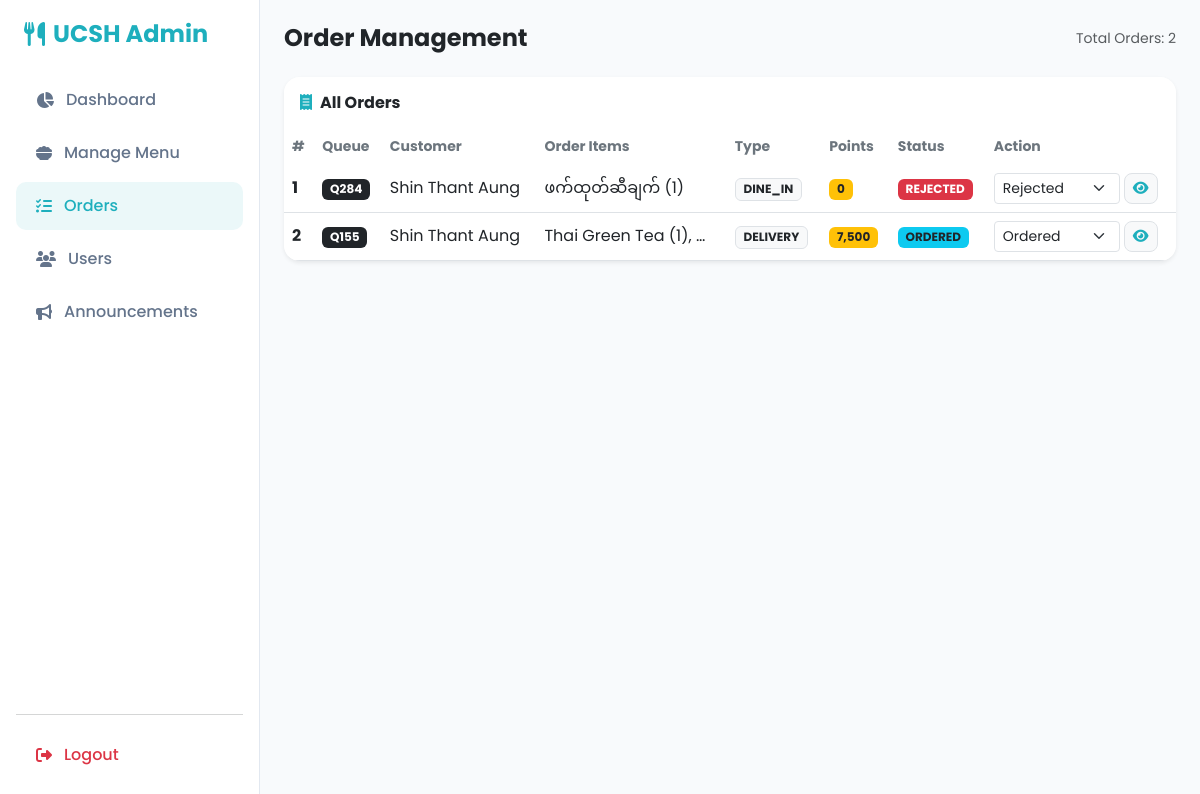
The app's page /admin/orders.php (signed in) with its own data.
### tables this page shows
CREATE TABLE `orders` (
  `orderId` int(11) NOT NULL,
  `queue_number` varchar(20) DEFAULT NULL,
  `qr_code` varchar(255) DEFAULT NULL,
  `userId` int(11) DEFAULT NULL,
  `serviceType` varchar(50) DEFAULT NULL,
  `pickupTime` varchar(50) NOT NULL,
  `specialRequest` text DEFAULT NULL,
  `trackingStatus` enum('Pending','Confirmed','Cooking','PickUp','Completed','Rejected') DEFAULT 'Pending',
  `totalAmount` int(11) NOT NULL,
  `points_used` int(11) NOT NULL DEFAULT 0,
  `voucherSent` tinyint(1) DEFAULT 0,
  `createdAt` timestamp NOT NULL DEFAULT current_timestamp(),
  `orderType` enum('dine_in','pickup','delivery') DEFAULT 'dine_in',
  `status` enum('ordered','cooking','pickup','completed','rejected','partial_rejected') DEFAULT 'ordered',
  `rejectionReason` text DEFAULT NULL,
  `rejected_items` text DEFAULT NULL,
  `updatedAt` timestamp NOT NULL DEFAULT current_timestamp() ON UPDATE current_timestamp(),
  `deliveryAddress` varchar(255) DEFAULT NULL,
  `deliveryFee` int(11) DEFAULT 0,
  `deliveryLat` decimal(10,7) DEFAULT NULL,
  `deliveryLng` decimal(10,7) DEFAULT NULL,
  `deliveryStatus` enum('pending','preparing','on_the_way','delivered') DEFAULT 'pending'
);

CREATE TABLE `users` (
  `userId` int(11) NOT NULL,
  `username` varchar(100) NOT NULL,
  `phoneNumber` varchar(20) NOT NULL,
  `password` varchar(255) NOT NULL,
  `role` enum('Admin','Customer') DEFAULT 'Customer',
  `customerType` enum('Guest','Logged') DEFAULT 'Logged',
  `points` int(11) NOT NULL DEFAULT 0,
  `createdAt` timestamp NOT NULL DEFAULT current_timestamp()
);

### admin/orders.php (the view, shortened to what this page needs)
<?php
require_once '../db.php';
$orders_query = "SELECT o.*, u.username,
                  (SELECT GROUP_CONCAT(CONCAT(m.itemName, ' (', oi.quantity, ')') SEPARATOR ', ')
                   FROM order_items oi
                   JOIN menu_items m ON oi.itemId = m.itemId
                   WHERE oi.orderId = o.orderId) as items
                 FROM orders o
                 LEFT JOIN users u ON o.userId = u.userId
                 ORDER BY o.orderId DESC";
$orders_result = $conn->query($orders_query);
?>
<!DOCTYPE html>
<html lang="my">
<head>
    <link href="https://cdn.jsdelivr.net/npm/bootstrap@5.3.0/dist/css/bootstrap.min.css" rel="stylesheet">
    <link rel="stylesheet" href="https://cdnjs.cloudflare.com/ajax/libs/font-awesome/6.4.0/css/all.min.css">
</head>
<body>
<div class="d-flex">
    <div class="sidebar p-3 d-flex flex-column" id="sidebar">
        <a href="admin.php" class="d-flex align-items-center gap-2 text-decoration-none text-brand fw-bold fs-4 mb-4 px-2">
            <i class="fa-solid fa-utensils"></i> UCSH Admin
        </a>
        <div class="nav flex-column mb-auto">
            <a href="admin.php" class="nav-link-custom"><i class="fa-solid fa-chart-pie"></i> Dashboard</a>
            <a href="menu.php" class="nav-link-custom"><i class="fa-solid fa-bowl-food"></i> Manage Menu</a>
            <a href="orders.php" class="nav-link-custom active"><i class="fa-solid fa-list-check"></i> Orders</a>
            <a href="users.php" class="nav-link-custom"><i class="fa-solid fa-users"></i> Users</a>
            <a href="announcements.php" class="nav-link-custom"><i class="fa-solid fa-bullhorn"></i> Announcements</a>
        </div>
        <hr class="text-muted">
        <div><a href="../logout.php" class="nav-link-custom text-danger"><i class="fa-solid fa-right-from-bracket"></i> Logout</a></div>
    </div>
    <div class="flex-grow-1 p-3 p-md-4 overflow-hidden">
        <div class="d-flex justify-content-between align-items-center mb-4">
            <h4 class="fw-bold m-0 text-dark">Order Management</h4>
            <span class="text-muted small">Total Orders: <?= $orders_result ? $orders_result->num_rows : 0 ?></span>
        </div>
        <div class="card border-0 shadow-sm rounded-4 overflow-hidden">
            <div class="card-header bg-white py-3 border-0">
                <h6 class="fw-bold m-0 text-dark"><i class="fa-solid fa-receipt text-brand me-2"></i>All Orders</h6>
            </div>
            <div class="table-responsive">
                <table class="table table-hover align-middle mb-0">
                    <thead class="bg-light">
                        <tr>
                            <th class="border-0 text-secondary small fw-bold">#</th>
                            <th class="border-0 text-secondary small fw-bold">Queue</th>
                            <th class="border-0 text-secondary small fw-bold">Customer</th>
                            <th class="border-0 text-secondary small fw-bold">Order Items</th>
                            <th class="border-0 text-secondary small fw-bold">Type</th>
                            <th class="border-0 text-secondary small fw-bold">Points</th>
                            <th class="border-0 text-secondary small fw-bold">Status</th>
                            <th class="border-0 text-secondary small fw-bold">Action</th>
                        </tr>
                    </thead>
                    <tbody>
                        <?php if ($orders_result && $orders_result->num_rows > 0): ?>
                            <?php $serial = 1; while ($ord = $orders_result->fetch_assoc()):
                                $st = strtolower($ord['status']);
                                $badgeClass = 'bg-secondary';
                                if ($st === 'ordered' || $st === 'cooking') $badgeClass = 'bg-info text-dark';
                                elseif ($st === 'pickup') $badgeClass = 'bg-primary';
                                elseif ($st === 'completed') $badgeClass = 'bg-success';
                                elseif ($st === 'rejected') $badgeClass = 'bg-danger';
                                $queueNum = $ord['queue_number'] ?? 'Q-' . str_pad($ord['orderId'], 3, '0', STR_PAD_LEFT);
                                $items = $ord['items'] ?? 'No items';
                            ?>
                                <tr>
                                    <td class="fw-bold text-dark"><?= $serial++ ?></td>
                                    <td><span class="badge bg-dark text-white fw-bold"><?= $queueNum ?></span></td>
                                    <td><?= htmlspecialchars($ord['username'] ?? 'Guest') ?></td>
                                    <td class="order-items-cell" title="<?= htmlspecialchars($items) ?>"><?= htmlspecialchars($items) ?></td>
                                    <td><span class="badge bg-light text-dark border"><?= strtoupper($ord['orderType']) ?></span></td>
                                    <td><span class="badge bg-warning text-dark"><?= number_format($ord['points_used'] ?? 0) ?></span></td>
                                    <td>
                                        <span class="badge <?= $badgeClass ?> text-uppercase"><?= $ord['status'] ?></span>
                                    </td>
                                    <td>
                                        <div class="d-flex gap-1 align-items-center">
                                            <form method="POST" action="orders.php" class="d-inline" id="orderForm<?= $ord['orderId'] ?>">
                                                <select name="status" class="form-select form-select-sm status-select"
                                                    onchange="if(this.value==='rejected'){
                                                        Swal.fire({
                                                            title: 'ပယ်ချသည့် အကြောင်းပြချက် (Rejection Reason)',
                                                            input: 'textarea',
                                                            inputPlaceholder: 'ဥပမာ - ပစ္စည်းမကျန်တော့ပါ...',
                                                            showCancelButton: true,
                                                            confirmButtonText: 'ပယ်ချမည်',
                                                            cancelButtonText: 'မလုပ်တော့ပါ',
                                                            confirmButtonColor: '#dc3545',
                                                            inputValidator: (value) => {
                                                                if (!value) {
                                                                    return 'ကျေးဇူးပြု၍ အကြောင်းပြချက် ရိုက်ထည့်ပါ!';
                                                                }
                                                            }
                                                        }).then((result) => {
                                                            if (result.isConfirmed) {
                                                                document.getElementById('rejectionReason<?= $ord['orderId'] ?>').value = result.value;
                                                                document.getElementById('orderForm<?= $ord['orderId'] ?>').submit();
                                                            } else {
                                                                this.value = '<?= $st ?>';
                                                            }
                                                        });
                                                    } else {
                                                        this.form.submit();
                                                    }">
                                                    <option value="ordered" <?= $st === 'ordered' ? 'selected' : '' ?>>Ordered</option>
                                                    <option value="rejected" <?= $st === 'rejected' ? 'selected' : '' ?>>Rejected</option>
                                                </select>
                                            </form>
                                            <button class="btn btn-sm btn-light border text-brand rounded-3" data-bs-toggle="modal" data-bs-target="#detailModal<?= $ord['orderId'] ?>" title="See Details">
                                                <i class="fa-solid fa-eye"></i>
                                            </button>
                                        </div>
                                    </td>
                                </tr>
                            <?php endwhile; ?>
                        <?php else: ?>
                            <tr><td colspan="8" class="text-center py-4 text-muted">အော်ဒါများ မရှိသေးပါ။</td></tr>
                        <?php endif; ?>
                    </tbody>
                </table>
            </div>
        </div>
    </div>
</div>
</body>
</html>

### admin/orders.php (style rules this page uses)
:root { --brand-color: #1EAFBD; --brand-hover: #17939F; --brand-light: #EBF8F9; }
body { font-family: 'Poppins', 'Noto Sans Myanmar', sans-serif; background-color: #F8FAFC; }
.sidebar { width: 260px; background: #FFFFFF; min-height: 100vh; border-right: 1px solid #E2E8F0; }
.nav-link-custom { color: #64748B; padding: 12px 20px; border-radius: 10px; font-weight: 500; display: flex; align-items: center; gap: 12px; text-decoration: none; margin-bottom: 5px; transition: all 0.2s; }
.nav-link-custom:hover, .nav-link-custom.active { background-color: var(--brand-light); color: var(--brand-color); }
.text-brand { color: var(--brand-color) !important; }
.status-select { min-width: 120px; }
.order-items-cell { max-width: 180px; white-space: nowrap; overflow: hidden; text-overflow: ellipsis; }

### records on screen
orders: queue_number "Q284", userId.username "Shin Thant Aung", items "ဖက်ထုတ်ဆီချက် (1)", orderType "DINE_IN", points_used "0", status "REJECTED", status "Rejected"
orders: queue_number "Q155", userId.username "Shin Thant Aung", items "Thai Green Tea (1),…", orderType "DELIVERY", points_used "7,500", status "ORDERED", status "Ordered"

### other values on screen
$orders_result->num_rows "2"
